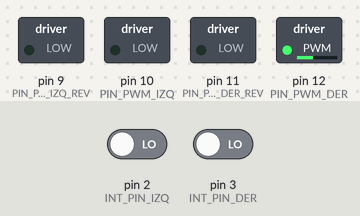
Recording of a sketch running on a simulated Arduino Mega 2560, built with avr-gcc and run on an emulated ATmega2560. On the bench: switched loads named in the sketch (green lamp = pin HIGH). The test bench sets the inputs (shaded band); at power-on: pin 2 (INT_PIN_IZQ) LOW, pin 3 (INT_PIN_DER) LOW. What the sketch prints to the serial monitor is not drawn.

Above: at 0.1 s.
Timing chart, 0 to 1.6 s (numbered marks = the images above):
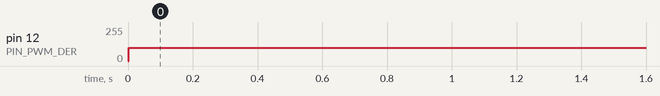

Measured:
- by itself, pin 12 (PIN_PWM_DER): 0/255 → 100/255 at 0.00 s

The sketch:

tests_motor.ino
```cpp
#include <IRremote.h>
//https://learn.sparkfun.com/tutorials/ir-communication
int RECV_PIN = 52;
IRrecv irrecv(RECV_PIN);

decode_results results;

//Define IR codes
//#define IR_CODE_FORWARD 0xFF18E7
#define IR_CODE_FORWARD_3 0xF11C4F3F
#define IR_CODE_FORWARD_2 0xD16A9212
//#define IR_CODE_FORWARD_1 0xF11C4F3F

#define IR_CODE_BACKWARDS 0xFF4AB5
//#define IR_CODE_TURN_LEFT 0xFF10EF
#define IR_CODE_TURN_LEFT 0xA716803F //x2 veces
//#define IR_CODE_TURN_RIGHT 0xFF5AA5
#define IR_CODE_TURN_RIGHT 0x13417DCD //x2 veces
#define IR_CODE_STOP 0xFF38C7
//#define IR_CODE_CONTINUE 0XFFFFFFFF
#define IR_CODE_CONTINUE 0X3C285047


boolean isActing = false; //If the robot is executing command from remote
long timer;
const long TIME_OUT = 150;
unsigned long prev_res = IR_CODE_CONTINUE;

// define IO pins
#define INT_PIN_DER    3  // D2 pin for external interrupt 0 //amarillo encoder derecho
#define INT_PIN_IZQ    2  // D3 pin for external interrupt 1  //amarillo encoder izquierdo
#define pin_encoder_derecho    5    //al blanco del encoder derecho
#define pin_encoder_izquierdo  4    //al blanco del encoder izquierdo

#define PIN_PWM_IZQ_REV     9 //marrón, indica direccion
#define     PIN_PWM_IZQ    10
#define PIN_PWM_DER_REV    11 //marrón, indica direccion
#define     PIN_PWM_DER    12

#define        MAX_TIME 10000.0
#define        max_aceleracion        0.05

// define global variables here
float Dt_izq   = MAX_TIME;
float Dt_der   = MAX_TIME;
float Dt_izq_0 = MAX_TIME;
float Dt_der_0 = MAX_TIME;


unsigned int ms=0;

long tiempo_ultimo_pulso_izq=-1*MAX_TIME;
long tiempo_ultimo_pulso_der=-1*MAX_TIME;

float v_izq;
float v_der;

int pwm_izq;
int pwm_der;

int dir_izq;
int dir_der;

unsigned int contador;

float VELOCIDAD = 0;
float     CURVA = 0;

//*********************************************
void setup()
{
  pinMode(PIN_PWM_IZQ,OUTPUT);
  pinMode(PIN_PWM_IZQ_REV,OUTPUT);
  pinMode(PIN_PWM_DER,OUTPUT);
  pinMode(PIN_PWM_DER_REV,OUTPUT);

  pinMode(pin_encoder_izquierdo, INPUT);
  pinMode(pin_encoder_derecho, INPUT);

  attachInterrupt(0, IntEncoderIzq, RISING);//RISING
  attachInterrupt(1, IntEncoderDer, RISING);//RISING


  Serial.begin(250000);
  Serial.println("Inicio");


}


//*********************************************
void loop(){

  if(abs(millis()-ms)>5){
    ms=millis();
    contador++;
  }

 //If the robot does not receive any command, stop it
/* if (isActing && (millis() - timer >= TIME_OUT)) {
   //Robot.motorsStop();
   isActing = false;
 }
 */


  if(contador%200==0){

    Serial.print(VIzq());
    Serial.print("-");
    Serial.println(VDer());

    pwm_der=100;


    analogWrite(PIN_PWM_DER,abs(pwm_der));
    analogWrite(PIN_PWM_DER_REV,pwm_der<0);
    /*
    analogWrite(PIN_PWM_IZQ,abs(pwm_izq));
    analogWrite(PIN_PWM_IZQ_REV,pwm_izq<0);
   Serial.print(pwm_der);//, 4);
   Serial.print("-");//, 4);
   Serial.println(pwm_izq);//, 4) ;*/
  }

}

//**********************************************

float a_izq(){

  return 750000.0 * (1.0/Dt_izq-1.0/Dt_izq_0)/Dt_izq;


}
float a_der(){

  return 750000.0 * (1.0/Dt_der-1.0/Dt_der_0)/Dt_der;


}
//**********************************************
float VIzq(){

  int direccion=-1;
  if(dir_izq){
    direccion = 1;
  }

  if((micros()-tiempo_ultimo_pulso_izq)>MAX_TIME)
    return 0;
  else
    return direccion * (750000.0/Dt_izq);
}
float VDer(){

  int direccion=-1;
  if(dir_der){
    direccion = 1;
  }

  if((micros()-tiempo_ultimo_pulso_der)>MAX_TIME)
    return 0;
  else
    return direccion * (750000.0/Dt_der);
}

//**********************************************
//Lectura del encoder izquierdo
void IntEncoderIzq()
{
  dir_izq=digitalRead(pin_encoder_izquierdo);
  Dt_izq_0 = Dt_izq;
  Dt_izq=micros()-tiempo_ultimo_pulso_izq;                               // time between last state change and this state change
  tiempo_ultimo_pulso_izq=micros();  // update tiempo_ultimo_pulso_izq with time of most recent state change
}


//Lectura del encoder derecho
void IntEncoderDer()
{
  dir_der=digitalRead(pin_encoder_derecho) ;
  Dt_der_0 = Dt_der;
  Dt_der=micros()-tiempo_ultimo_pulso_der;                               // time between last state change and this state change
  tiempo_ultimo_pulso_der=micros();  // update tiempo_ultimo_pulso_izq with time of most recent state change
}
```
